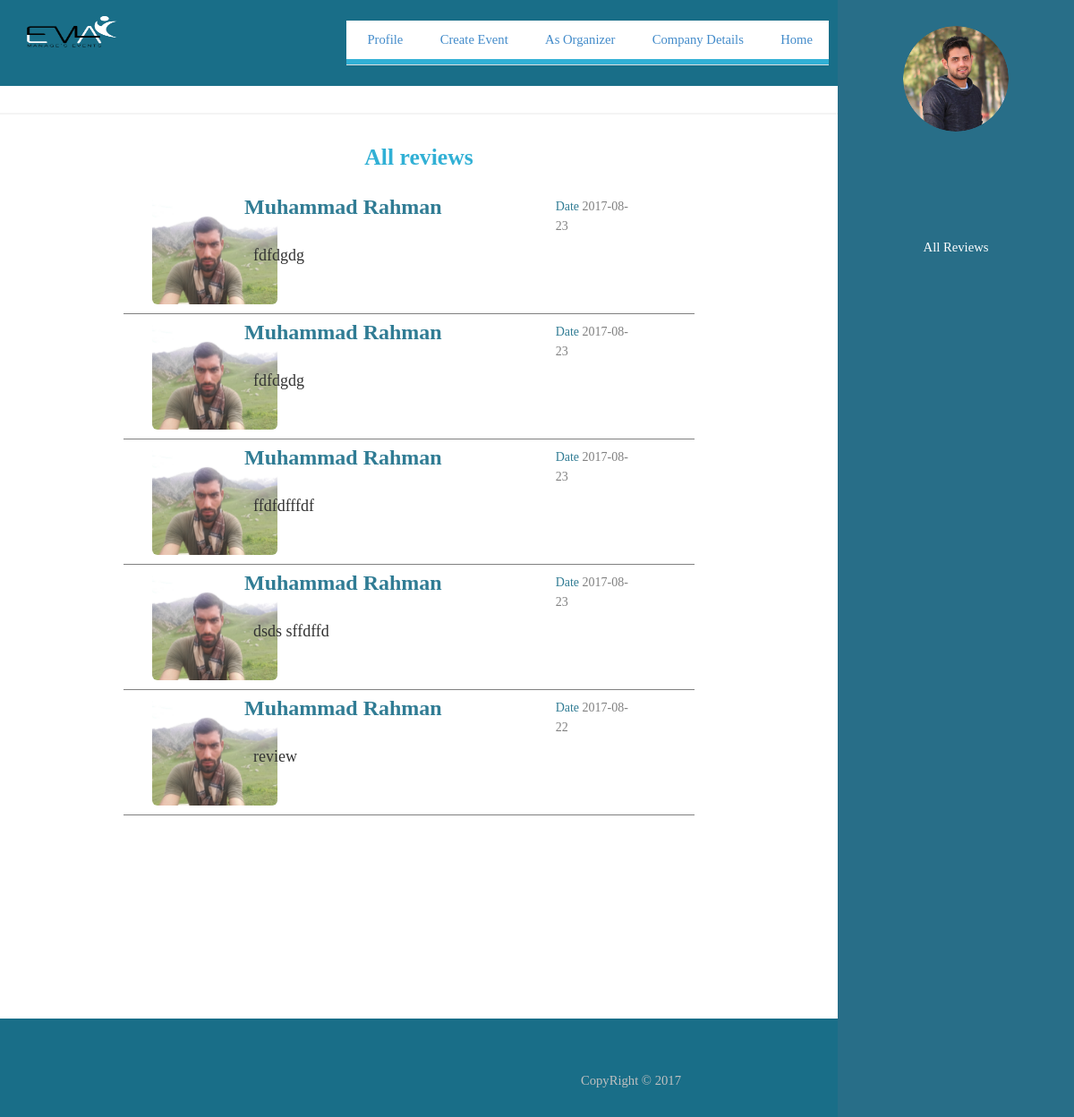
Screenshot of /EMA/show_new_review.php?eventid=6 with the database file from the repository.
### tables this page shows
CREATE TABLE IF NOT EXISTS `review` (
  `creater_email` varchar(30) NOT NULL,
  `reviewer_email` varchar(30) NOT NULL,
  `event_id` varchar(30) NOT NULL,
  `review_id` int(30) NOT NULL,
  `review` varchar(300) NOT NULL,
  `state` varchar(30) NOT NULL DEFAULT 'new',
  `on_date` varchar(30) NOT NULL
);

CREATE TABLE IF NOT EXISTS `profile_picture` (
  `email` varchar(30) NOT NULL,
  `name` varchar(100) NOT NULL,
  `type` varchar(30) NOT NULL,
  `size` varchar(30) NOT NULL,
  `extension` varchar(30) NOT NULL,
  `for` varchar(30) NOT NULL
);

CREATE TABLE IF NOT EXISTS `user` (
  `fristname` varchar(30) NOT NULL,
  `lastname` varchar(30) NOT NULL,
  `mobilenumber` varchar(30) NOT NULL,
  `email` varchar(30) NOT NULL,
  `password` varchar(30) NOT NULL,
  `gender` varchar(30) NOT NULL,
  `dateofbrith` varchar(30) NOT NULL,
  `joindate` date NOT NULL
);

### EMA/show_new_review.php (the view, shortened to what this page needs)
 <!DOCTYPE HTML>
<?php
$eventid=$_GET['eventid'];
?>
<html>
	<head>
			<link rel="stylesheet" type="text/css" href="assets/css/jquery.rateyo.min.css">
			<link rel="stylesheet" type="text/css" href="assets/css/bootstrap.min.css">
		<link rel="stylesheet" href="assets/css/main.css" />
	</head>
	<body>
			<section id="header">
				<header>
 							<?php
								$profilepicture = mysql_query("SELECT `name` FROM `profile_picture` WHERE email='$_SESSION[email]' and `for`='profile'")or die('logo selection  query error');
								if(mysql_num_rows($profilepicture)>0){
                                 $row=mysql_fetch_array($profilepicture)
								?>
					<div class="row">
								<div class="col-sm-12">
									<div class="new-pro-div" align="center">
										<img src="profile_pictures/<?php echo $row[0];?>" class="img-responsive" alt=""  />
									</div>
								</div>
							</div>
					<?php
								}
									else{
										?>
										<div><span class="image avatar"><img src="images/ABB.png" alt="" /></span></div>
									<?php
									}
									?>
					<br>
					<br>
				</header>
				<nav id="nav">
					<ul>
						<li class="activ"><a href="#four">All Reviews </a></li>
					</ul>
				</nav>
			</section>
			<div id="wrapper">
					<div id="main">
							<section id="one">
							<header class="majr">
								<div class="jumbotron top-menu-div">
								<div class="row">
									<div class="col-md-3" id="logo">
											<img src="images/emanew2.png" class="img-responsive">
									</div>
									<div class="col-md-9">
											<ul class="nav nav-tabs" id="menu-bar">
											<li><a href="profile.php">Profile</a></li>
											<li><a href="create-event.php">Create Event</a></li>
												<li><a href="as-organizer.php">As Organizer</a></li>
												<li><a href="comp-details.php">Company Details</a></li>
												<li><a href="home.php">Home</a></li>
											</ul>
									</div>
								</div>
								</div>
							</header>
						</section>
							<section id="four">
								<div class="container">
								<div class="row">
											<div class="col-sm-12" align="center">
												<h3 style="color:#31B0D5; ">All reviews</h3>
											</div>
										</div>
								<?php
								$review = mysql_query("SELECT * from review where event_id='$eventid' ORDER BY on_date DESC ")or die('review table selection  query error');
									if(mysql_num_rows($review)>0){
									while($rowss=mysql_fetch_array($review)){
									$email=	$rowss[1];
									?>
									<div class="row" style="padding: 10px; border-bottom: 1px solid gray;">
										<div class="col-md-2">
										<?php
	  $picture=mysql_query("SELECT `name` FROM ema.`profile_picture` WHERE email='$email' and `for`='profile'") or die(' reviewer picture selection querr error');
	  if(mysql_num_rows($picture)>0){
		  $reviewerphoto=mysql_fetch_array($picture)
		  ?>
											<div  style="width: 140px; height: 120px;  ">
												<img src="profile_pictures/<?php echo $reviewerphoto[0];?>" class="img-responsive img-rounded" style="width: 140px; height: 120px;  ">
											</div>
											<?php
										}else{
											?>
											<div style="width: 140px; height: 120px;  ">
												<img src="" class="img-responsive img-rounded">
											</div>
											<?php
										}
										?>
										</div>
										<div class="col-md-9">
											<div class="row">
												<div class="col-sm-9">
												<?php
												$user=mysql_query("SELECT `fristname`,`lastname` FROM `user` WHERE email='$email'") or die(' revier name selection querr error');
												$username=mysql_fetch_array($user)
												?>
													<span style="font-weight: bolder; color:#307C94; font-size: 24px; font-weight: bolder; "><?php echo $username[0]." ".$username[1];?></span>
												</div>
												<div class="col-sm-3">
													<div style="float: right; font-size: 14px;">
														<span style="
														color: #307C94;">Date</span> <span style="
														color: gray;" ><?php echo $rowss[6];?></span>
													</div>
												</div>
											</div>
											<div class="row">
												<div class="col-sm-12" >
													<div style="font-size: 18px; padding: 10px;">
														 <?php echo $rowss[4];?>
													</div>
												</div>
											</div>
										</div>
									</div>
									<?php
								}
								?>
									 	<br>
									 	<br>
									 	<br>
									 	<br>
									 	<br>
									 	<br>
									 	<br>
									 <?php
								}
								?>
								</div>
							</section>
							</div>
							<br>
							<br>
					<section id="footer">
						<div class="container">
							<div>
								 <span style="float: right;">CopyRight &copy; 2017</span>
							</div>
						</div>
					</section>
								</div>
	</body>
</html>

### EMA/show_new_review.php (style rules this page uses)
#menu-bar { list-style: none; float: right; background-color:#31B0D5; }
#menu-bar li { background-color: white; cursor: pointer }
#logo img { width: 45%; padding-bottom: 10px; }

### rows the page displays
review: profile_picture.name (picture), user.fristname "Muhammad", user.lastname "Rahman", on_date "2017-08-23", review "fdfdgdg"
review: profile_picture.name (picture), user.fristname "Muhammad", user.lastname "Rahman", on_date "2017-08-23", review "fdfdgdg"
review: profile_picture.name (picture), user.fristname "Muhammad", user.lastname "Rahman", on_date "2017-08-23", review "ffdfdfffdf"
review: profile_picture.name (picture), user.fristname "Muhammad", user.lastname "Rahman", on_date "2017-08-23", review "dsds sffdffd"
review: profile_picture.name (picture), user.fristname "Muhammad", user.lastname "Rahman", on_date "2017-08-22", review "review"
